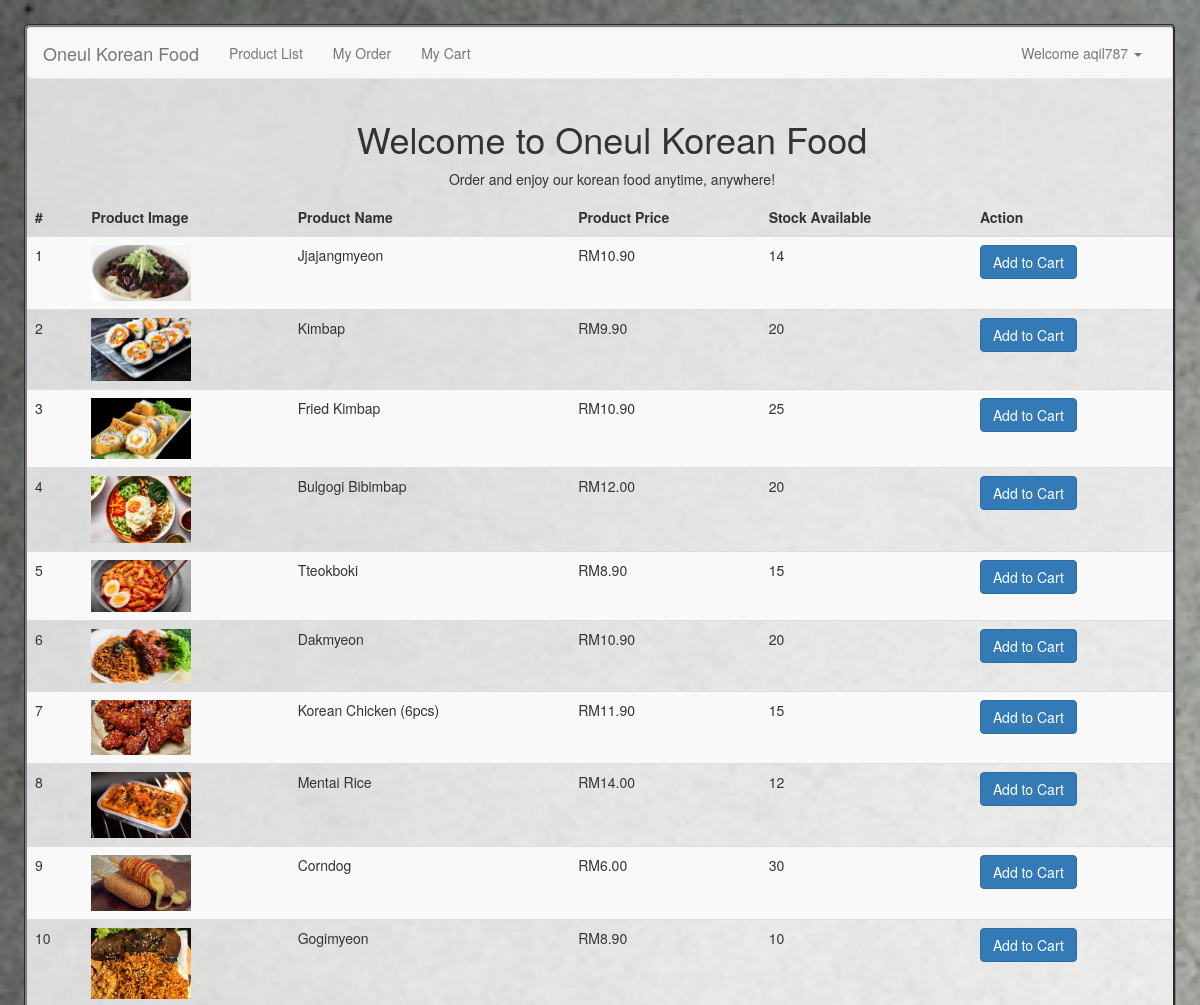
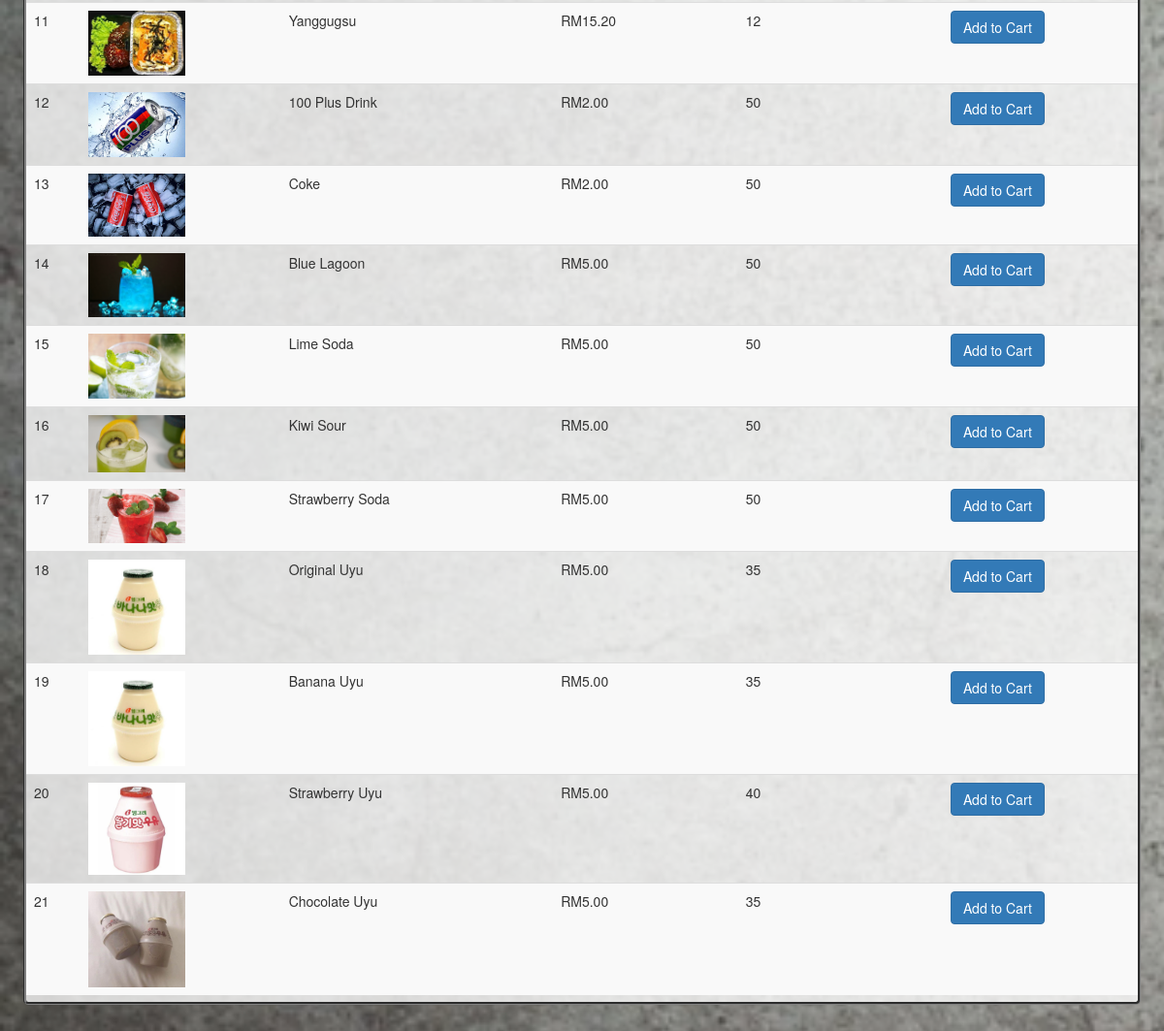
Page /home.php (signed in) on the committed database (2 pictures, top to bottom).
### tables this page shows
CREATE TABLE `product` (
  `productId` int(11) NOT NULL,
  `productName` varchar(255) NOT NULL,
  `productPrice` double NOT NULL,
  `productStock` int(11) NOT NULL,
  `productImage` text NOT NULL
);

### fx.php (called while the page is built, shortened)
<?php
$conn = mysqli_connect("localhost", "root", "", "kfood");
function query($query)
{
    global $conn;
    $result = mysqli_query($conn, $query);
    $rows = [];
    while ($row = mysqli_fetch_assoc($result)) {
        $rows[] = $row;
    }
    return $rows;
}

### home.php (the view, shortened to what this page needs)
<?php
require 'fx.php';
if (!isset($_SESSION["loggedin"]) || $_SESSION["loggedin"] !== true) {
    echo "<script>alert('Please login first.');  document.location.href = 'login.php'; </script>";
    exit;
} else {
    $getQuery = "SELECT * FROM product";
    $product = query($getQuery);
}
?>
<!DOCTYPE html>
<head>
    <?php
    include('include.php');
    ?>
</head>
<body>
    <div class="main table-responsive ">
        <?php include('navbar.php'); ?>
        <div class="container">
            <?php if ($_SESSION['userlevel'] == 'admin') { ?>
                <h1 class="center mt-5 mb-1">Product List | Admin View</h1>
                <p class="center"><a class="btn btn-success" type="button" href="addproduct.php">Add New Product</a></p>
            <?php } else { ?>
                <h1 class="center mt-5 mb-1">Welcome to Oneul Korean Food</h1>
                <p class="center mb-5">Order and enjoy our korean food anytime, anywhere!</p>
            <?php } ?>
        </div>
        <table class="table table-striped" id="table" align="center">
            <thead>
                <tr>
                    <th>#</th>
                    <th>Product Image</th>
                    <th>Product Name</th>
                    <th>Product Price</th>
                    <th>Stock Available</th>
                    <th>Action</th>
                </tr>
            </thead>
            <?php
            $counter = 0;
            foreach ($product as $prod):
                $counter++;
                ?>
                <tr>
                    <td>
                        <?php echo $counter; ?>
                    </td>
                    <td>
                        <img src="product_images/<?= $prod["productImage"]; ?>" alt="" width="100"><br>
                    </td>
                    <td>
                        <?php echo $prod["productName"], "<br>"; ?>
                    </td>
                    <td>
                        <?php echo "RM", number_format((float) $prod["productPrice"], 2), "<br>"; ?>
                    </td>
                    <td>
                        <?php echo $prod["productStock"], "<br>"; ?>
                    </td>
                    <td>
                        <?php if ($_SESSION['userlevel'] == 'admin') { ?>
                            <a href='editproduct.php?productId=<?php echo $prod["productId"]; ?>'
                                class='btn btn-warning'>Edit</a>
                            <button type="button" class="btn btn-danger" data-toggle="modal" data-target="#deleteModal"
                                data-productId="<?php echo $prod["productId"]; ?>">
                                Delete
                            </button>
                        <?php } else {
                            if ($prod["productStock"] <= 0) { ?>
                                <button type="button" class="btn btn-secondary" disabled>
                                    OUT OF STOCK
                                </button>
                            <?php } else { ?>
                                <button type="button" class="btn btn-primary" data-toggle="modal" data-target="#addToCartModal"
                                    data-productId="<?php echo $prod["productId"]; ?>"
                                    data-productName="<?php echo $prod["productName"]; ?>">
                                    Add to Cart
                                </button>
                            <?php } ?>
                        <?php } ?>
                    </td>
                </tr>
                <?php
            endforeach; ?>
        </table>
    </div>
</body>
</html>

### rows in the picture
product: productImage (picture), productName "Jjajangmyeon", productPrice "10.90", productStock "14"
product: productImage (picture), productName "Kimbap", productPrice "9.90", productStock "20"
product: productImage (picture), productName "Fried Kimbap", productPrice "10.90", productStock "25"
product: productImage (picture), productName "Bulgogi Bibimbap", productPrice "12.00", productStock "20"
product: productImage (picture), productName "Tteokboki", productPrice "8.90", productStock "15"
product: productImage (picture), productName "Dakmyeon", productPrice "10.90", productStock "20"
product: productImage (picture), productName "Korean Chicken (6pcs)", productPrice "11.90", productStock "15"
product: productImage (picture), productName "Mentai Rice", productPrice "14.00", productStock "12"
product: productImage (picture), productName "Corndog", productPrice "6.00", productStock "30"
product: productImage (picture), productName "Gogimyeon", productPrice "8.90", productStock "10"
product: productImage (picture), productName "Yanggugsu", productPrice "15.20", productStock "12"
product: productImage (picture), productName "100 Plus Drink", productPrice "2.00", productStock "50"
product: productImage (picture), productName "Coke", productPrice "2.00", productStock "50"
product: productImage (picture), productName "Blue Lagoon", productPrice "5.00", productStock "50"
product: productImage (picture), productName "Lime Soda", productPrice "5.00", productStock "50"
product: productImage (picture), productName "Kiwi Sour", productPrice "5.00", productStock "50"
product: productImage (picture), productName "Strawberry Soda", productPrice "5.00", productStock "50"
product: productImage (picture), productName "Original Uyu", productPrice "5.00", productStock "35"
product: productImage (picture), productName "Banana Uyu", productPrice "5.00", productStock "35"
product: productImage (picture), productName "Strawberry Uyu", productPrice "5.00", productStock "40"
product: productImage (picture), productName "Chocolate Uyu", productPrice "5.00", productStock "35"

### other values in the picture
$_SESSION["username"] "aqil787"
